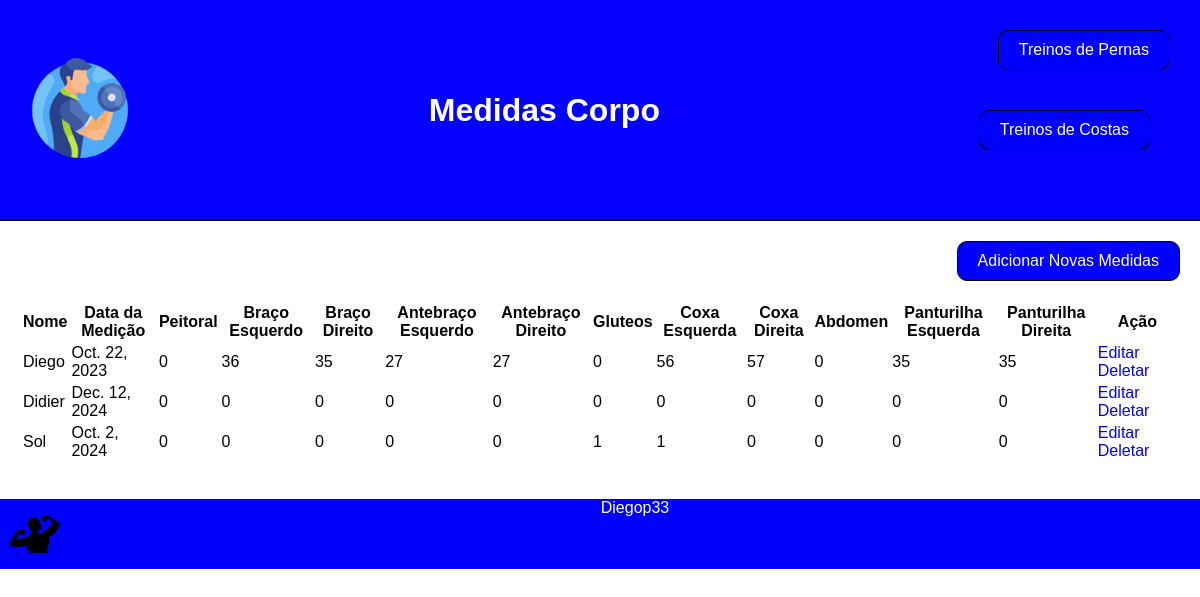
The page / on the database its author committed.
### treino_academia/models.py (models this page shows, shortened)
class Medidas(models.Model):
    nome = models.CharField(max_length=100)
    data_medida = models.DateField()
    peitoral = models.IntegerField()
    braco_esq = models.IntegerField()
    braco_dir = models.IntegerField()
    antebraco_esq = models.IntegerField()
    antebraco_dir = models.IntegerField()
    gluteos = models.IntegerField()
    coxa_esq = models.IntegerField()
    coxa_dir = models.IntegerField()
    abdomen = models.IntegerField()
    pantu_esq = models.IntegerField()
    pantu_dir = models.IntegerField()
    class Meta:
        app_label = 'treino_academia'

### treino_academia/views.py (the view)
# urls.py: path('', views.record_list, name='index'),  # Redirecionar para a lista de registros
def record_list(request):
    records = Medidas.objects.all()
    return render(request,'record_list.html', {'records':records})

### treino_academia/templates/record_list.html (shortened to what this page needs)
{% load static %}
<!DOCTYPE html>
<html lang="pt-br">
<head>
  <link rel="stylesheet" href="{% static 'css/style.css' %}">
</head>
<body>
  <header class="header">
  <div class="logo">
   <img src="{% static 'imagens/fitness.png' %}" alt="Logo">
  </div>
  <h1>Medidas Corpo</h1>
  <div class="container">
    <div class="add-button">
      <a href="{% url  'pernas_list' %}"><button type="button">Treinos de Pernas</button></a>
    </div>
    <div class="container">
      <div class="add-button">
        <a href="{% url  'costas_list' %}"><button type="button">Treinos de Costas</button></a>
      </div>
  </header>
  <main>
    <div class="container">
    <div class="add-button">
      <a href="{% url  'record_create' %}"><button type="button">Adicionar Novas Medidas</button></a>
    </div>
 <table>
      <thead>
        <tr>
          <th>Nome</th>
          <th>Data da Medição</th>
          <th>Peitoral</th>
          <th>Braço Esquerdo</th>
          <th>Braço Direito</th>
          <th>Antebraço Esquerdo</th>
          <th>Antebraço Direito</th>
          <th>Gluteos</th>
          <th>Coxa Esquerda</th>
          <th>Coxa Direita</th>
          <th>Abdomen</th>
          <th>Panturilha Esquerda</th>
          <th>Panturilha Direita</th>
          <th>Ação</th>
        </tr>
      </thead>
      <tbody>
        {% for record in records %}
        <tr>
          <td>{{ record.nome }}</td>
          <td>{{ record.data_medida }}</td>
          <td>{{ record.peitoral }}</td>
          <td>{{ record.braco_esq }}</td>
          <td>{{ record.braco_dir }}</td>
          <td>{{ record.antebraco_esq }}</td>
          <td>{{ record.antebraco_dir }}</td>
          <td>{{ record.gluteos }}</td>
          <td>{{ record.coxa_esq }}</td>
          <td>{{ record.coxa_dir }}</td>
          <td>{{ record.abdomen }}</td>
          <td>{{ record.pantu_esq }}</td>
          <td>{{ record.pantu_dir }}</td>
          <td class="action-links">
            <a href="{% url 'record_update' record.pk %}">Editar</a>
            <a href="{% url 'record_delete' record.pk %}">Deletar</a>
          </td>
        </tr>
        {% endfor %}
      </tbody>
    </table>
  </div>
  </main>
  <footer class="cabecalho">
    <a> <img src="{% static 'imagens/gym.png' %}" alt="Logo"> </a>
   <p>Diegop33</p>
  </footer>
</body>
</html>

### treino_academia/templates/css/style.css (style rules this page uses)
body { font-family: Arial, sans-serif; background-color: white; margin: 0; padding: 0; }
.container { max-width: 1200px; margin: 0 auto; padding: 20px; }
.action-links a { margin-right: 10px; text-decoration: none; color: blue; }
.add-button { margin-bottom: 20px; text-align: right; }
.add-button button { background-color: blue; color: white; padding: 10px 20px; border: 1px solid black; border-radius: 10px; }
.logo img { width: 100px; right: 50px; padding: 20px; border-radius: 20px; }
.logo img { width: 100px; right: 50px; padding: 20px; }
.header { display: flex; align-items: center; background-color: #0400ff; border-bottom: 1px solid #000; padding: 10px; }
.header h1 { flex: 1; text-align: center; color: white; }
.cabecalho { position:relative; bottom: 0; width: 100%; text-align: center; background-color: blue; height: 70px; text-align: center; }
.cabecalho img { float: left; padding: 10px; width: 50px; height: 50px; }
.cabecalho p { text-align:center; color: white; }
button { background-color: rgb(0, 0, 0); color: white; cursor: pointer; padding: 10px 20px; border: none; border-radius: 5px; font-size: 16px; }

### rows shown on the page
Medidas: nome "Diego", data_medida "Oct. 22, 2023", peitoral "0", braco_esq "36", braco_dir "35", antebraco_esq "27", antebraco_dir "27", gluteos "0", coxa_esq "56", coxa_dir "57", abdomen "0", pantu_esq "35", pantu_dir "35"
Medidas: nome "Didier", data_medida "Dec. 12, 2024", peitoral "0", braco_esq "0", braco_dir "0", antebraco_esq "0", antebraco_dir "0", gluteos "0", coxa_esq "0", coxa_dir "0", abdomen "0", pantu_esq "0", pantu_dir "0"
Medidas: nome "Sol", data_medida "Oct. 2, 2024", peitoral "0", braco_esq "0", braco_dir "0", antebraco_esq "0", antebraco_dir "0", gluteos "1", coxa_esq "1", coxa_dir "0", abdomen "0", pantu_esq "0", pantu_dir "0"
